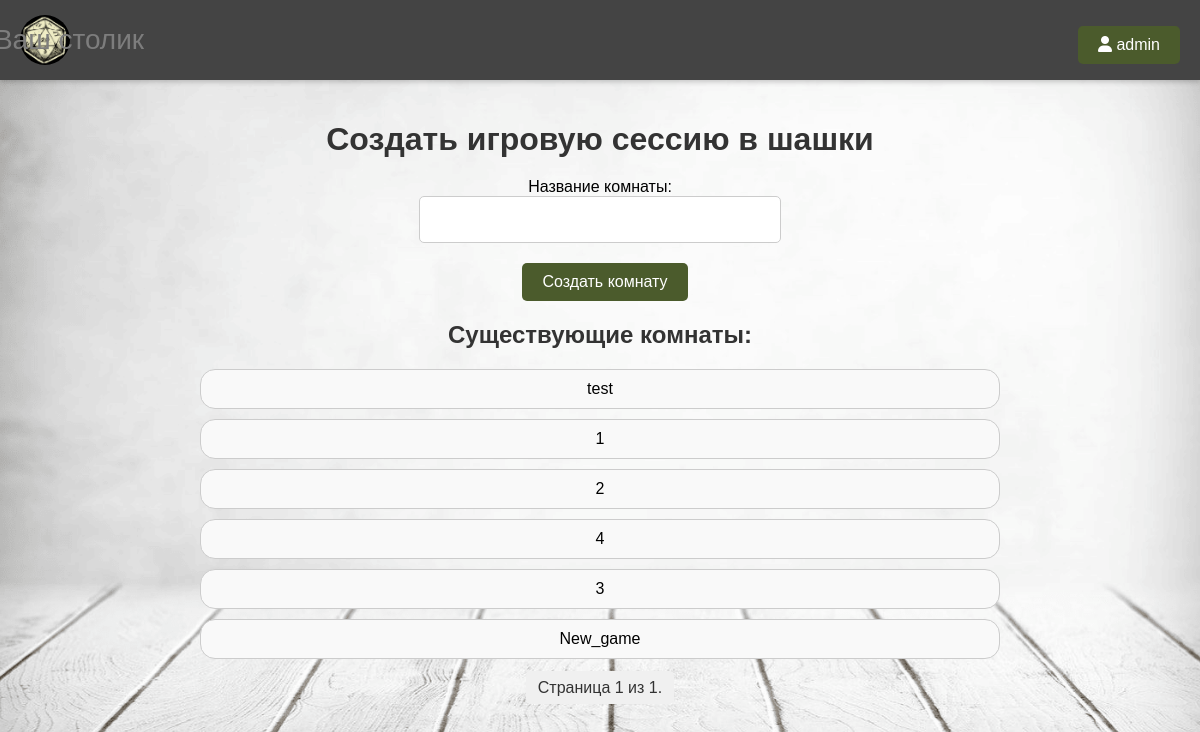
Screenshot of /ches/ (signed in) with the database file from the repository.
### Table/models.py (models this page shows, shortened)
class Room(models.Model):
    name = models.CharField(max_length=100)
    is_open = models.BooleanField(default=True)  # Поле для отслеживания состояния комнаты

### Table/views.py (the view)
# urls.py: path('ches/', ches_page, name='ches_page'),
def ches_page(request):
    if request.method == 'POST':
        room_name = request.POST.get('room_name')
        if room_name:
            room = Room.objects.create(name=room_name)
            return redirect('chess_page', room_id=room.id)
    rooms = Room.objects.all()
    paginator = Paginator(rooms, 8)
    page_number = request.GET.get('page')
    try:
        rooms = paginator.page(page_number)
    except PageNotAnInteger:
        rooms = paginator.page(1)
    except EmptyPage:
        rooms = paginator.page(paginator.num_pages)
    return render(request, 'Table/ches_page.html', {'rooms': rooms})

### Table/templates/Table/Ches_page.html (shortened to what this page needs)
<!DOCTYPE html>
<html lang="ru">
<head>
    {% load static %}
    <link rel="stylesheet" href="{% static 'MySite/style.css' %}">
</head>
<body>
    {% include 'MySite/cap.html' %}
    <main>
        <h1>Создать игровую сессию в шашки</h1>
        <form method="post" class="form-container">
            <label for="room-name">Название комнаты:</label>
            <input type="text" id="room-name" name="room_name" required>
            <button type="submit" class="header-button">Создать комнату</button>
        </form>
        <div class="room-list">
            <h2>Существующие комнаты:</h2>
            <ul>
                {% for room in rooms %}
                    <li class="room-item">{{ room.name }}</li>
                {% endfor %}
            </ul>
        </div>
        <div class="pagination">
            <span class="step-links">
                <span class="current">
                    Страница {{ rooms.number }} из {{ rooms.paginator.num_pages }}.
                </span>
            </span>
        </div>
    </main>
</body>
</html>

### MySite/templates/MySite/cap.html (shortened to what this page needs)
{% load static %}
<!DOCTYPE html>
<html lang="ru">
<head>
    <link rel="stylesheet" href="https://cdnjs.cloudflare.com/ajax/libs/font-awesome/6.0.0-beta3/css/all.min.css">
</head>
<body>
    <header>
        <div class="header-container">
            <img src="{% static 'MySite/dice_mark.png' %}" alt="Логотип" class="logo">
            <div class="site-title">Ваш столик</div>
            <div class="header-buttons">
                {% if user.is_authenticated %}
                    <div class="user-menu">
                        <button class="header-button">
                            <i class="fas fa-user"></i> {{ user.username }}
                        </button>
                    </div>
                {% endif %}
            </div>
        </div>
    </header>
</body>

### MySite/static/MySite/style.css (style rules this page uses)
body { background-image: url('/static/MySite/table2.png'); background-size: cover; background-repeat: no-repeat; background-position: center; margin: 0; padding: 0; height: 100vh; overflow: hidden; font-family: Arial, sans-serif; }
.logo { height: 50px; }
.header-buttons { display: flex; gap: 10px; }
.header-button { text-decoration: none; padding: 10px 15px; background-color: #007bff; color: white; border-radius: 5px; }
.form-container { padding: 0 40px; }
.pagination { margin: 20px 0; text-align: center; }
.pagination .current { padding: 8px 12px; margin: 0 5px; background-color: #f0f0f0; color: #333; border-radius: 5px; }

### MySite/templates/MySite/cap.html (style rules this page uses)
html, body { margin: 0; padding: 0; height: 100%; font-family: Arial, sans-serif; }
header { background-color: #444444; padding: 15px 20px; color: white; display: flex; align-items: center; box-shadow: 0 2px 5px rgba(0, 0, 0, 0.2); }
.header-container { display: flex; align-items: center; width: 100%; justify-content: space-between; }
.logo { width: 50px; height: 50px; border-radius: 50%; object-fit: cover; }
.site-title { font-size: 28px; margin-left: -1000px; white-space: nowrap; color: #7D7D7D; }
.user-menu { position: relative; display: inline-block; }
.header-button { background-color: #007bff; color: white; border: none; padding: 10px 15px; border-radius: 5px; cursor: pointer; transition: background-color 0.3s, transform 0.2s; font-size: 16px; margin-left: 10px; }

### Table/templates/Table/Ches_page.html (style rules this page uses)
main { margin: 0 auto; padding: 20px; max-width: 800px; text-align: center; }
h1, h2 { color: #333; margin-bottom: 20px; }
.form-container { margin-bottom: 20px; display: flex; flex-direction: column; align-items: center; }
#room-name { width: 100%; max-width: 350px; height: 35px; padding: 5px; border: 1px solid #ccc; border-radius: 5px; margin-bottom: 10px; }
.header-button { padding: 10px 20px; background-color: #4b5b2c; color: white; border: none; border-radius: 5px; cursor: pointer; transition: background-color 0.3s; margin-top: 10px; }
.room-list { margin-top: 20px; }
.room-list ul { list-style-type: none; padding: 0; margin: 0; }
.room-item { padding: 10px; border: 1px solid #ccc; border-radius: 15px; margin-bottom: 10px; background-color: #f9f9f9; transition: background-color 0.2s; text-align: center; }

### rows the page displays
Room: name "test"
Room: name "1"
Room: name "2"
Room: name "4"
Room: name "3"
Room: name "New_game"

### other values shown
{{ user.username }} "admin"
{{ rooms.number }} "1"
{{ rooms.paginator.num_pages }} "1"
